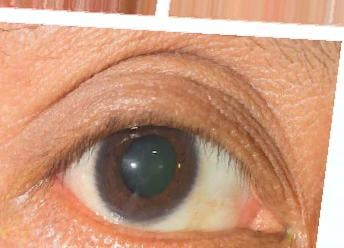
#> input picture input-tests/test-2.jpg, 344 x 248 px
$ python preprocess_pupil.py input-tests/test-2.jpg
#> lines starting #> are read from the running program, lines starting #| are printed output that depends on the picture; after the words box and inside, x2 and y2 are one past the last pixel; in counts of white or black regions, pixels touching at a corner belong together
from turtle import width
import cv2
import numpy as np
import os
import argparse

def process_eye_image(image_path, output_dir='processed_images'):
    """
    Detects, isolates, and crops a perfectly centered pupil from an eye image.
    This version includes fixes for data type overflows and applies a circular
    mask to isolate the pupil visually.
    """
#> called with image_path = 'input-tests/test-2.jpg', output_dir = 'processed_images'
    # 1. Load Image
    img_bgr = cv2.imread(image_path)
#> img_bgr is the input picture: shape (248, 344, 3); mean B, G, R 124.8, 152.6, 202
    if img_bgr is None:
        print(f"Error: Could not read image from {image_path}")
        return None, None
    img_original = img_bgr.copy()
    height, width, _ = img_original.shape
#> height = 248; width = 344

    # 2. Preprocessing for Pupil Detection
    img_gray = cv2.cvtColor(img_bgr, cv2.COLOR_BGR2GRAY)
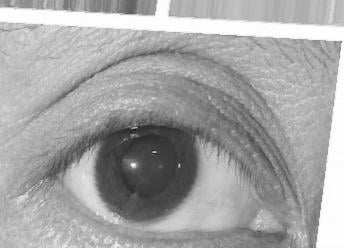
#> img_gray: shape (248, 344); min 22, max 255, mean 164.2
    clahe = cv2.createCLAHE(clipLimit=2.5, tileGridSize=(8, 8))
    img_clahe = clahe.apply(img_gray)
    img_blur = cv2.medianBlur(img_clahe, 15)
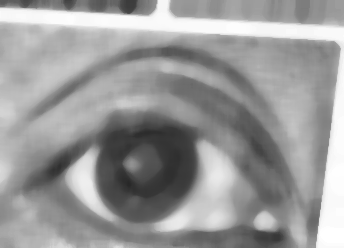
#> img_blur: shape (248, 344); min 39, max 255, mean 153.2


    # 3. Pupil Detection with HoughCircles
    circles = cv2.HoughCircles(img_blur, cv2.HOUGH_GRADIENT, dp=1.2,
                               minDist=int(height / 2), param1=100, param2=25,
                               minRadius=int(width * 0.01), maxRadius=int(width * 0.25))
#> circles = [[143.4, 166.2, 56.16], [67.8, 41.4, 33.36]]
    if circles is None:
        print(f"⚠️ Warning: No pupil detected in {image_path}. Skipping.")
        return None, None

    # FIX: Convert to signed 32-bit integers to prevent overflow errors
    circles = np.int32(np.around(circles))
#> circles = [[143, 166, 56], [68, 41, 33]]

    # 4. Select the Most Central Circle
    img_center_xy = (width // 2, height // 2)
#> img_center_xy = (172, 124)
    best_circle = min(circles[0, :], key=lambda c: np.sqrt((c[0] - img_center_xy[0])**2 + (c[1] - img_center_xy[1])**2))
#> best_circle = [143, 166, 56]
    x, y, r = best_circle
#> x = 143; y = 166; r = 56

    # 5. Crop a Centered Square Region
    crop_factor = 1.8
    crop_radius = int(r * crop_factor)
#> crop_radius = 100
    y1 = max(0, y - crop_radius)
#> y1 = 66
    y2 = min(height, y + crop_radius)
#> y2 = 248
    x1 = max(0, x - crop_radius)
#> x1 = 43
    x2 = min(width, x + crop_radius)
#> x2 = 243
    cropped_pupil = img_original[y1:y2, x1:x2]
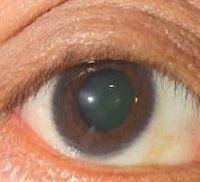
#> cropped_pupil: shape (182, 200, 3); mean B, G, R 104.2, 129.9, 174.8

    # 6. Create and Apply a Mask for the PUPIL ONLY
    mask = np.zeros(cropped_pupil.shape[:2], dtype="uint8")
    h, w = cropped_pupil.shape[:2]
#> h = 182; w = 200

    # The key change: The circle's radius is now the pupil's actual radius 'r'.
    # This ensures only the pupil is visible.
    cv2.circle(mask, (w // 2, h // 2), r, 255, -1)
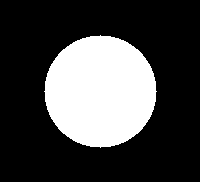
#> mask: shape (182, 200); 27% white; 1 white region, box (x1, y1, x2, y2) and area: (44, 35, 157, 148) 9845

    # Apply the mask to black-out everything except the pupil
    final_crop = cv2.bitwise_and(cropped_pupil, cropped_pupil, mask=mask)
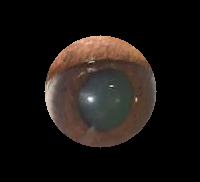
#> final_crop: shape (182, 200, 3); mean B, G, R 18.5, 21.5, 26.7

    # 7. Resize to Final Dimensions
    processed_image = cv2.resize(final_crop, (128, 128), interpolation=cv2.INTER_AREA)
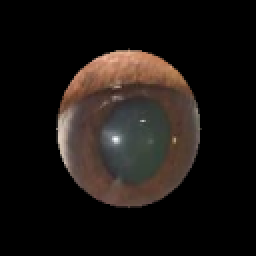
#> processed_image: shape (128, 128, 3) (shown 2 times larger); mean B, G, R 18.5, 21.5, 26.7
    # 8. Create Debug Image (code for this remains the same)
    debug_image = img_original.copy()
    cv2.circle(debug_image, (x, y), r, (0, 255, 0), 3)
    cv2.circle(debug_image, (x, y), 2, (0, 0, 255), 3)
#> debug_image: shape (248, 344, 3); mean B, G, R 122.3, 155, 198.7
    cv2.rectangle(debug_image, (x1, y1), (x2, y2), (255, 0, 0), 3)
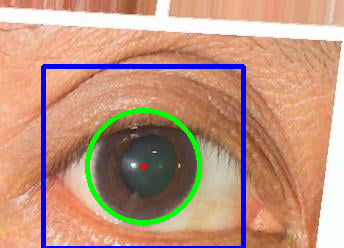
#> debug_image: shape (248, 344, 3); mean B, G, R 127.6, 149.4, 190.8

    return processed_image, debug_image

def main():
    """
    Main function to parse command-line arguments and process images.
    """
    parser = argparse.ArgumentParser(description='Preprocess eye images to isolate and crop the pupil.')
    parser.add_argument('input_files', nargs='+', help='Path(s) to one or more input eye image(s).')
    parser.add_argument('--output_dir', type=str, default='processed_images', help='Directory to save the output files.')
    args = parser.parse_args()

    for image_file in args.input_files:
        if not os.path.exists(image_file):
            print(f"Error: Input file not found at {image_file}")
            continue

        print(f"\nProcessing {image_file}...")
        processed_img, debug_img = process_eye_image(image_file, args.output_dir)

        if processed_img is not None and debug_img is not  None:
            # Construct output filenames
            base_name = os.path.splitext(os.path.basename(image_file))[0]
            processed_filename = os.path.join(args.output_dir, f"{base_name}_pupil_128x128.png")
            debug_filename = os.path.join(args.output_dir, f"{base_name}_debug.png")

            # Save the images
            cv2.imwrite(processed_filename, processed_img)
            cv2.imwrite(debug_filename, debug_img)
            print(f"✅ Success! Images saved to '{args.output_dir}' directory:")
            print(f"   - Cropped Pupil: {processed_filename}")
            print(f"   - Debug Image: {debug_filename}")

if __name__ == '__main__':
    # To run this script:
    # 1. Save it as a Python file (e.g., `preprocess_pupil.py`).
    # 2. Place your eye images in the same directory.
    # 3. Open your terminal or command prompt.
    # 4. Run the script, passing the image filenames as arguments:
    #    python preprocess_pupil.py test_eye.jpg test2_eye.jpg test3_eye.jpg test4_eye.jpg test5_eye.jpg
    main()

$ run again, on input-tests/test-4.jpg
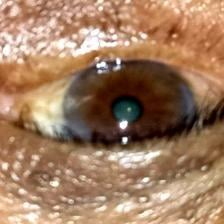
#> input picture input-tests/test-4.jpg, 224 x 224 px
#> in process_eye_image, img_bgr is the input picture: shape (224, 224, 3); mean B, G, R 97.8, 125.4, 161.6
#> in process_eye_image, `circles = cv2.HoughCircles(img_blur, cv2.HOUGH_GRADIENT, dp=1.2, minDi..`: circles = [[169.8, 173.4, 32.6], [48.6, 111, 37.4], [173.4, 31.8, 9.68]]
#> in process_eye_image, `circles = np.int32(np.around(circles))`: circles = [[170, 173, 33], [49, 111, 37], [173, 32, 10]]
#> best_circle = [49, 111, 37]
#> x = 49; y = 111; r = 37
#> crop_radius = 66
#> y1 = 45
#> y2 = 177
#> x1 = 0
#> x2 = 115
#> in process_eye_image, `cv2.circle(mask, (w // 2, h // 2), r, 255, -1)`:
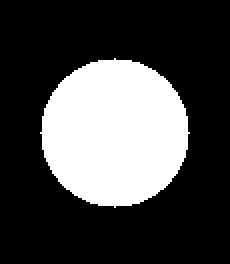
#> mask: shape (132, 115) (shown 2 times larger); 28.3% white; 1 white region, box (x1, y1, x2, y2) and area: (20, 29, 95, 104) 4293
#> in process_eye_image, `cv2.rectangle(debug_image, (x1, y1), (x2, y2), (255, 0, 0), 3)`:
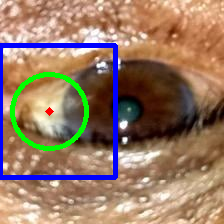
#> debug_image: shape (224, 224, 3); mean B, G, R 102.1, 122.8, 151.1

$ run again, on input-tests/test-5.jpg
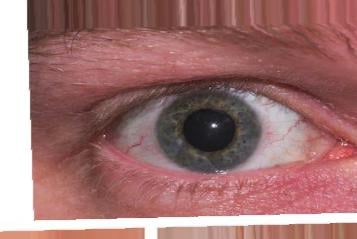
#> input picture input-tests/test-5.jpg, 357 x 239 px
#> in process_eye_image, img_bgr is the input picture: shape (239, 357, 3); mean B, G, R 112.5, 113.7, 159.3
#> in process_eye_image, `circles = cv2.HoughCircles(img_blur, cv2.HOUGH_GRADIENT, dp=1.2, minDi..`: circles = [[207, 107.4, 65.4], [309, 186.6, 64.2], [107.4, 7.8, 79.08]]
#> in process_eye_image, `circles = np.int32(np.around(circles))`: circles = [[207, 107, 65], [309, 187, 64], [107, 8, 79]]
#> best_circle = [207, 107, 65]
#> x = 207; y = 107; r = 65
#> crop_radius = 117
#> y1 = 0
#> y2 = 224
#> x1 = 90
#> x2 = 324
#> in process_eye_image, `cv2.circle(mask, (w // 2, h // 2), r, 255, -1)`:
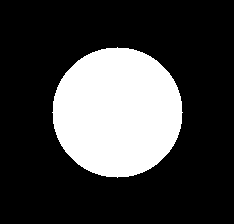
#> mask: shape (224, 234); 25.3% white; 1 white region, box (x1, y1, x2, y2) and area: (52, 47, 183, 178) 13273
#> in process_eye_image, `cv2.rectangle(debug_image, (x1, y1), (x2, y2), (255, 0, 0), 3)`:
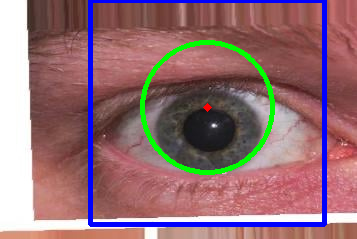
#> debug_image: shape (239, 357, 3); mean B, G, R 116.1, 111, 147.7

$ run again, on input-tests/test-6.jpg
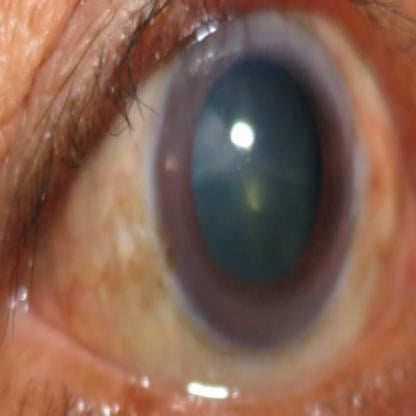
#> input picture input-tests/test-6.jpg, 416 x 416 px
#> in process_eye_image, img_bgr is the input picture: shape (416, 416, 3); mean B, G, R 80.3, 97.1, 133.3
#> in process_eye_image, `circles = cv2.HoughCircles(img_blur, cv2.HOUGH_GRADIENT, dp=1.2, minDi..`: circles = [[184.2, 119.4, 53.68], [197.4, 390.6, 10]]
#> in process_eye_image, `circles = np.int32(np.around(circles))`: circles = [[184, 119, 54], [197, 391, 10]]
#> best_circle = [184, 119, 54]
#> x = 184; y = 119; r = 54
#> crop_radius = 97
#> y1 = 22
#> y2 = 216
#> x1 = 87
#> x2 = 281
#> mask: shape (194, 194); 24.3% white; 1 white region, box (x1, y1, x2, y2) and area: (43, 43, 152, 152) 9145
#> in process_eye_image, `cv2.rectangle(debug_image, (x1, y1), (x2, y2), (255, 0, 0), 3)`:
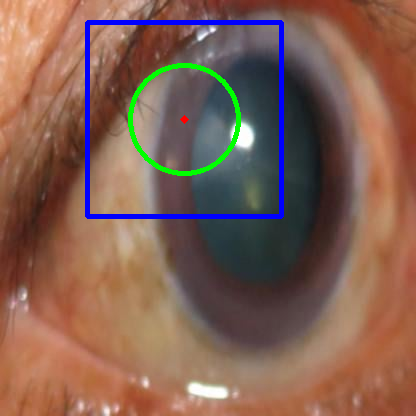
#> debug_image: shape (416, 416, 3); mean B, G, R 83.1, 96.4, 129.7
